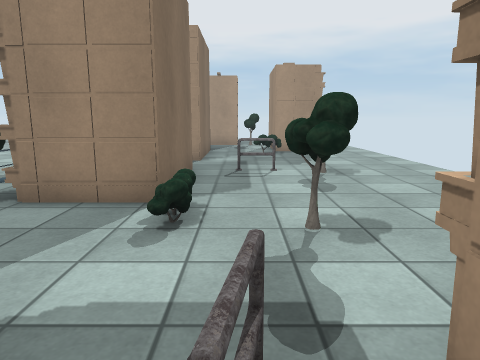
view 1 (above)

24 first-person views from a walk through a 3-D level made in the Unity game engine. The camera is 1.3 m above the floor, tilts 10° down and sees 70° across. The floor is counted in squares, 1 m on a side. Each view is taken from the middle of a square. On the plan, view 1 faces up. The plan holds only what a view shows up to about 15 squares ahead; the rest is blank. The place goes on beyond the plan. Some surface patterns are stand-ins.

view 2
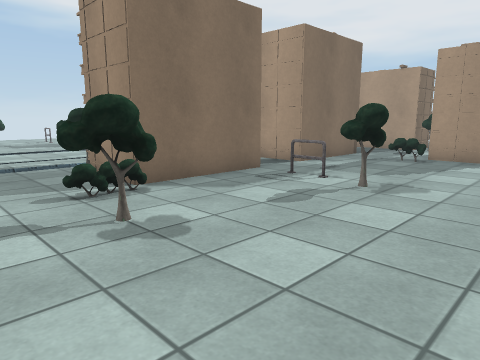

view 3
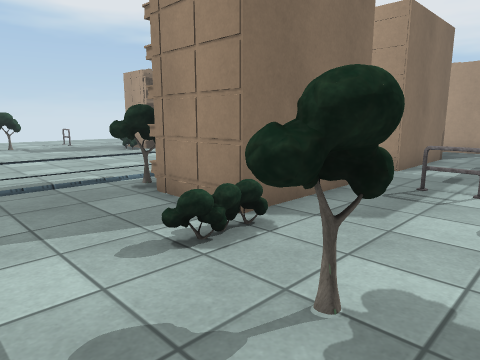

view 4
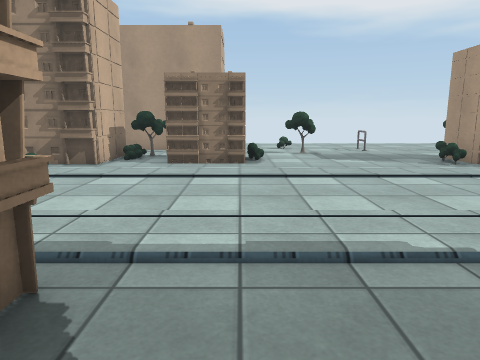

view 5
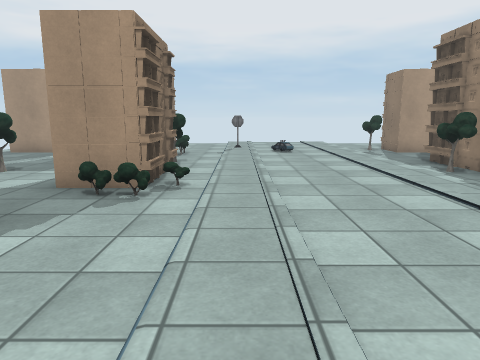

view 6
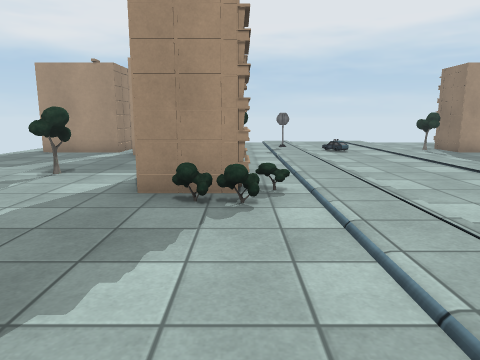

view 7
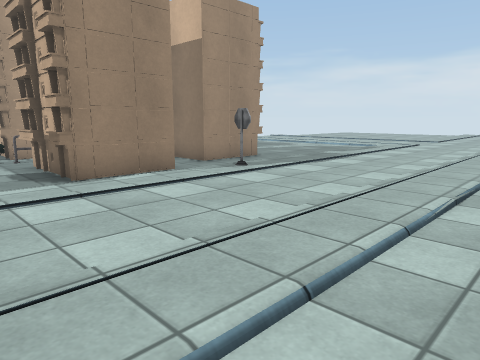

view 8
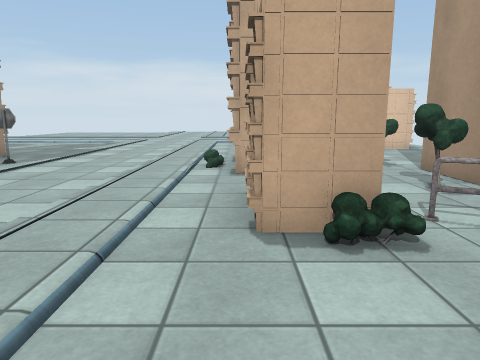

view 9
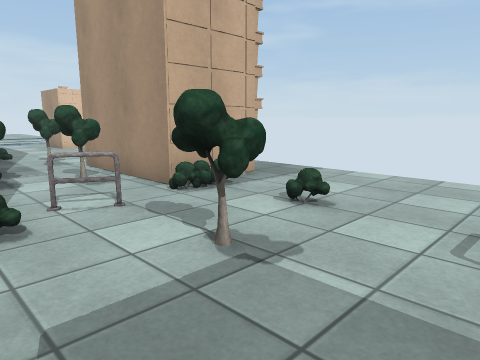

view 10
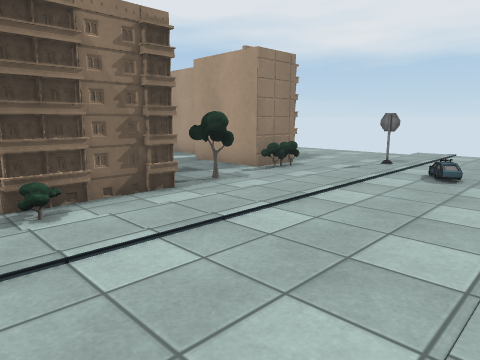

view 11
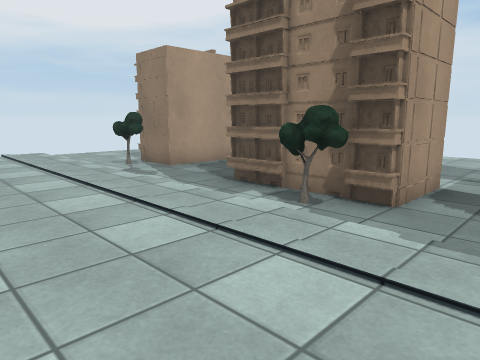

view 12
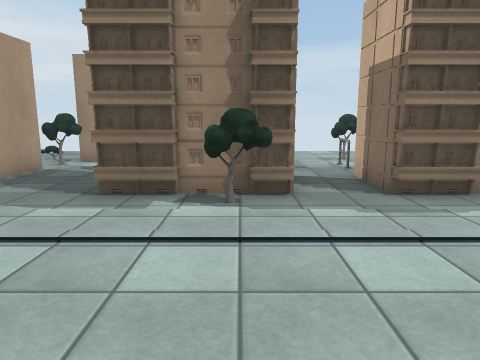

view 13
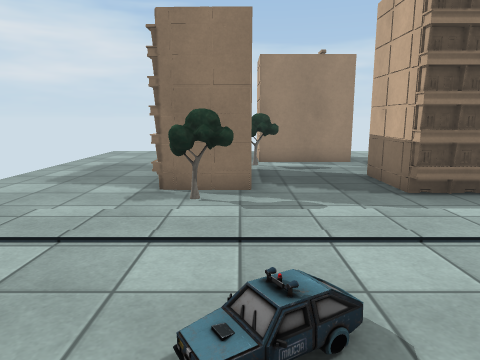

view 14
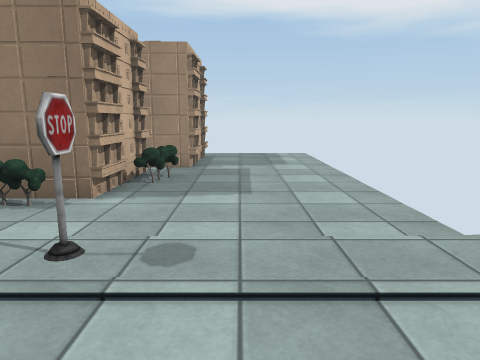

view 15
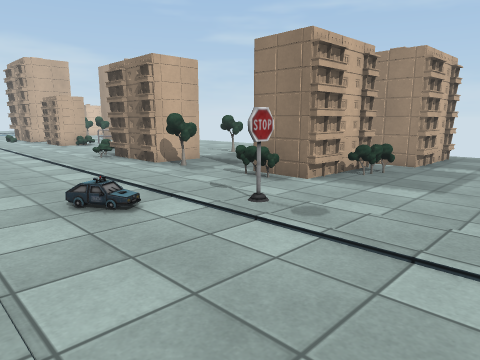

view 16
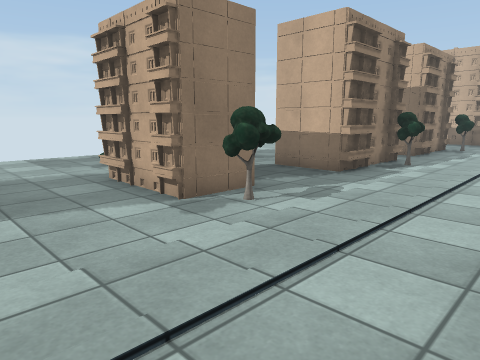

view 17
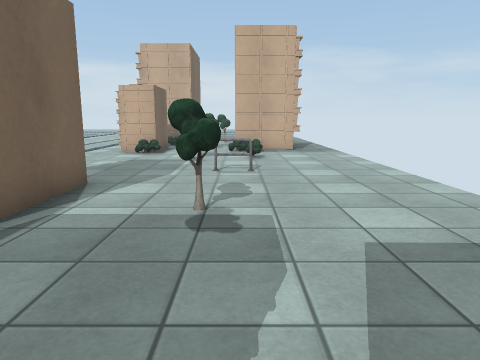

view 18
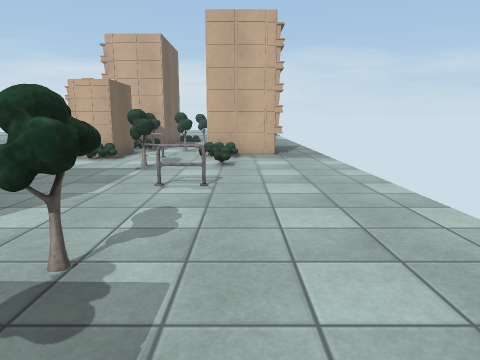

view 19
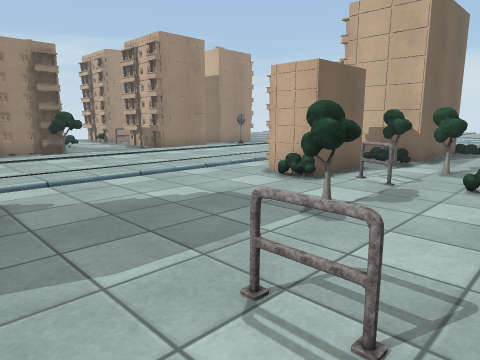

view 20
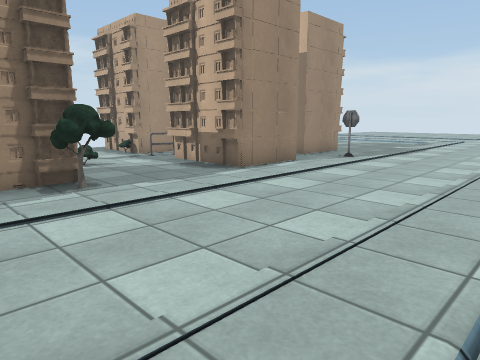

view 21
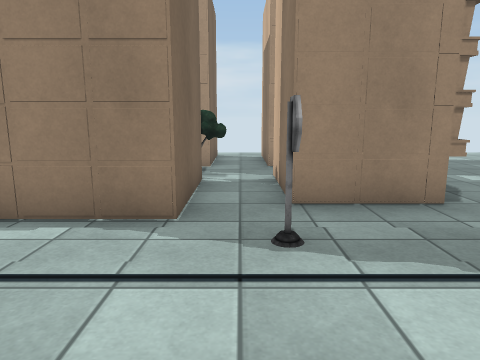

view 22
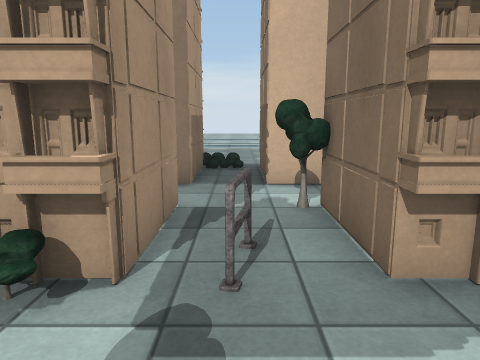

view 23
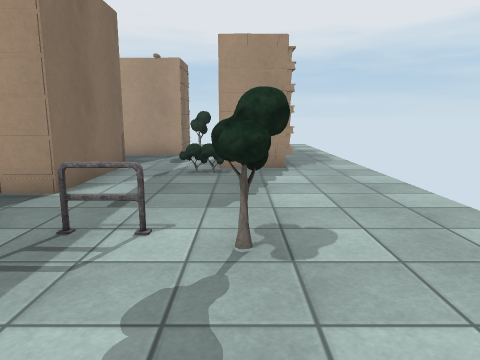

view 24
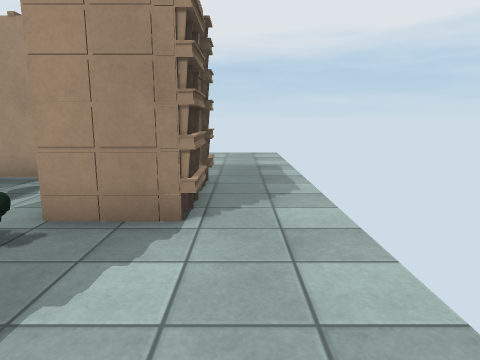

### Floor plan
Key: @ floor where view 1 was taken; # wall or solid block; . main floor; : floor 0.25 m higher than the main floor; / step, stairs or slope; B building; A barrier; T tree; S sign; O other object.
Columns run from 20 left of view 1 to 5 right of it. Each row starts with its distance up from view 1.
 23 ............. ............
 22 ..........................
 21 ..........................
 20 B.BB.............B.BB.....
 19    #BBBB..S.....T####.....
 18 ######B#O.......T####T....
 17 ....####............TT##..
 16 ......................##..
 15 ........T........B#...#B..
 14 ........T.......B###.##B..
 13 ......##B........###.O....
 12 ...TT.###......TT###......
 11 ......# B.......B###......
 10 ......##B/................
  9 .......OO.......B###AAT...
  8 ...A............B###..T...
  7 .................###.....
  6 .....T..........T###.....
  5 ....TT..........TB##......
  4 ...................O.T....
  3 .....AOOO............T...
  2 .###...OO.......B.B..B.BB.
  1 .B #T..OO.......##BBA###B
  0    #TTT.........####@###
 -1    #.###B.......###T.####.
 -2    #. ###..........T......
 -3    .T ###:....S..###.####.
 -4   ..T    ........###.#
 -5   ...   B........B #.#B
 -6   ...   .........B.B.BB

Where each view was taken, in squares from view 1:
view 1: 0 up, 0 right, facing up
view 2: 2 up, 5 right, facing up-left
view 3: 2 up, 2 right, facing up-left
view 4: 3 up, 2 left, facing left
view 5: 3 up, 10 left, facing up
view 6: 4 up, 12 left, facing up
view 7: 4 up, 12 left, facing down-right
view 8: 7 up, 12 left, facing down
view 9: 8 up, 13 left, facing down-left
view 10: 9 up, 6 left, facing up-left
view 11: 9 up, 9 left, facing up-right
view 12: 12 up, 10 left, facing right
view 13: 18 up, 10 left, facing right
view 14: 21 up, 7 left, facing left
view 15: 23 up, 6 left, facing down-left
view 16: 23 up, 8 left, facing down-right
view 17: 17 up, 17 left, facing down
view 18: 15 up, 18 left, facing down
view 19: 10 up, 18 left, facing down-right
view 20: 8 up, 11 left, facing down-right
view 21: 2 down, 9 left, facing right
view 22: 4 up, 0 right, facing down
view 23: 5 up, 2 right, facing up
view 24: 10 up, 4 right, facing up
